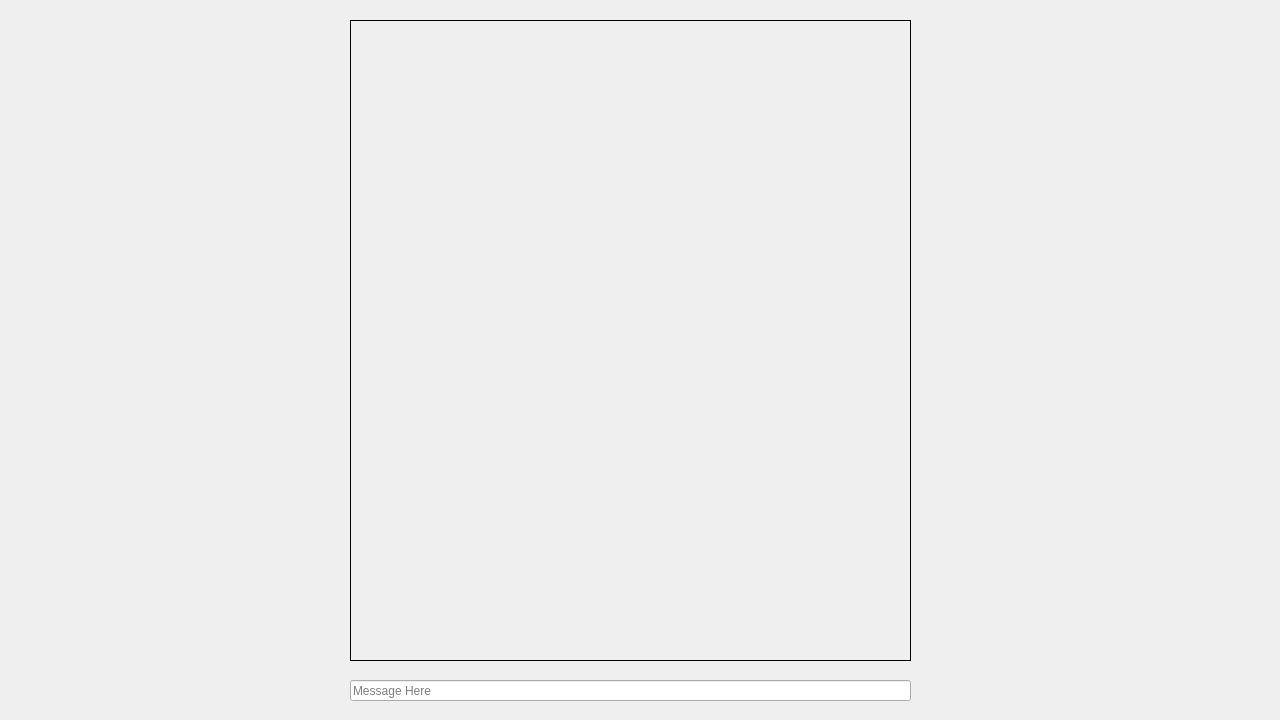
<?xml version="1.0" encoding="UTF-8"?>
<ui version="4.0">
 <class>MainWindow</class>
 <widget class="QMainWindow" name="MainWindow">
  <property name="geometry">
   <rect>
    <x>0</x>
    <y>0</y>
    <width>1280</width>
    <height>720</height>
   </rect>
  </property>
  <property name="sizePolicy">
   <sizepolicy hsizetype="Fixed" vsizetype="Fixed">
    <horstretch>0</horstretch>
    <verstretch>0</verstretch>
   </sizepolicy>
  </property>
  <property name="minimumSize">
   <size>
    <width>1280</width>
    <height>720</height>
   </size>
  </property>
  <property name="maximumSize">
   <size>
    <width>1280</width>
    <height>720</height>
   </size>
  </property>
  <property name="windowTitle">
   <string>MainWindow</string>
  </property>
  <widget class="QWidget" name="centralWidget">
   <widget class="QLabel" name="boxMsg">
    <property name="geometry">
     <rect>
      <x>350</x>
      <y>20</y>
      <width>561</width>
      <height>641</height>
     </rect>
    </property>
    <property name="frameShape">
     <enum>QFrame::Box</enum>
    </property>
    <property name="text">
     <string/>
    </property>
    <property name="alignment">
     <set>Qt::AlignLeading|Qt::AlignLeft|Qt::AlignTop</set>
    </property>
   </widget>
   <widget class="QLineEdit" name="inputMsg">
    <property name="geometry">
     <rect>
      <x>350</x>
      <y>680</y>
      <width>561</width>
      <height>21</height>
     </rect>
    </property>
    <property name="placeholderText">
     <string>Message Here</string>
    </property>
   </widget>
  </widget>
 </widget>
 <layoutdefault spacing="6" margin="11"/>
 <resources/>
 <connections/>
</ui>
